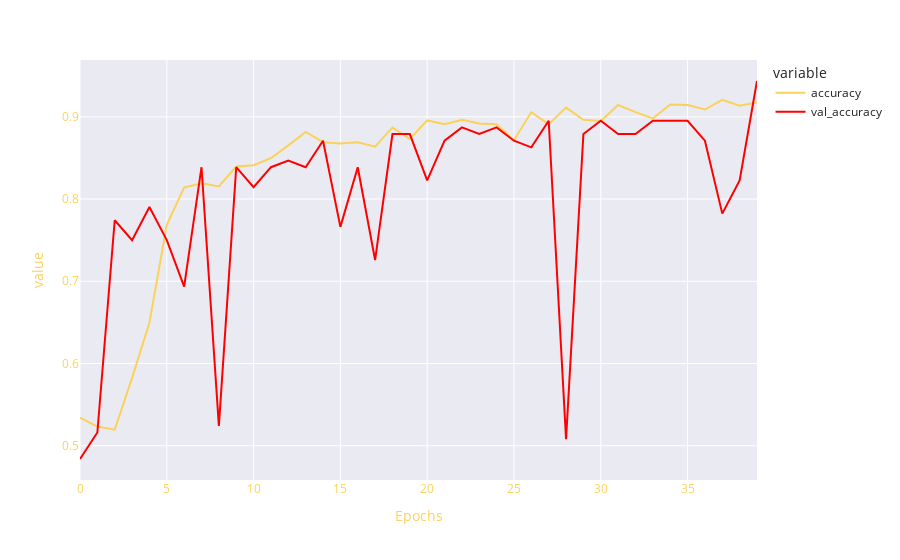

Source (notebook cell):
### Code cell
fig = px.line(results,y=[results['accuracy'],results['val_accuracy']],template="seaborn",color_discrete_sequence=['#fad25a','red'])
fig.update_layout(   
    title_font_color="#fad25a", 
    xaxis=dict(color="#fad25a",title='Epochs'), 
    yaxis=dict(color="#fad25a")
 )
fig.show()

### Figure 1 — Plotly figure (JSON) as saved in the notebook; plotly's stock layout.template omitted (floating-point values rounded to 4 significant figures)
{"data": [{"hovertemplate": "variable=accuracy<br>index=%{x}<br>value=%{y}<extra></extra>", "legendgroup": "accuracy", "line": {"color": "#fad25a", "dash": "solid"}, "marker": {"symbol": "circle"}, "mode": "lines", "name": "accuracy", "orientation": "v", "showlegend": true, "type": "scatter", "x": [0, 1, 2, 3, 4, 5, 6, 7, 8, 9, 10, 11, 12, 13, 14, 15, 16, 17, 18, 19, 20, 21, 22, 23, 24, 25, 26, 27, 28, 29, 30, 31, 32, 33, 34, 35, 36, 37, 38, 39], "xaxis": "x", "y": [0.5343, 0.5234, 0.5195, 0.5826, 0.6495, 0.7687, 0.8139, 0.8193, 0.8154, 0.8396, 0.8411, 0.8497, 0.8653, 0.8816, 0.8692, 0.8676, 0.8692, 0.8637, 0.8871, 0.8731, 0.8956, 0.891, 0.8964, 0.8917, 0.891, 0.8715, 0.9058, 0.891, 0.9112, 0.8964, 0.8949, 0.9143, 0.9058, 0.898, 0.9151, 0.9143, 0.9089, 0.9206, 0.9136, 0.9174], "yaxis": "y"}, {"hovertemplate": "variable=val_accuracy<br>index=%{x}<br>value=%{y}<extra></extra>", "legendgroup": "val_accuracy", "line": {"color": "red", "dash": "solid"}, "marker": {"symbol": "circle"}, "mode": "lines", "name": "val_accuracy", "orientation": "v", "showlegend": true, "type": "scatter", "x": [0, 1, 2, 3, 4, 5, 6, 7, 8, 9, 10, 11, 12, 13, 14, 15, 16, 17, 18, 19, 20, 21, 22, 23, 24, 25, 26, 27, 28, 29, 30, 31, 32, 33, 34, 35, 36, 37, 38, 39], "xaxis": "x", "y": [0.4839, 0.5161, 0.7742, 0.75, 0.7903, 0.75, 0.6935, 0.8387, 0.5242, 0.8387, 0.8145, 0.8387, 0.8468, 0.8387, 0.871, 0.7661, 0.8387, 0.7258, 0.879, 0.879, 0.8226, 0.871, 0.8871, 0.879, 0.8871, 0.871, 0.8629, 0.8952, 0.5081, 0.879, 0.8952, 0.879, 0.879, 0.8952, 0.8952, 0.8952, 0.871, 0.7823, 0.8226, 0.9435], "yaxis": "y"}], "layout": {"legend": {"title": {"text": "variable"}, "tracegroupgap": 0}, "margin": {"t": 60}, "title": {"font": {"color": "#fad25a"}}, "xaxis": {"anchor": "y", "color": "#fad25a", "domain": [0, 1], "title": {"text": "Epochs"}}, "yaxis": {"anchor": "x", "color": "#fad25a", "domain": [0, 1], "title": {"text": "value"}}}}
